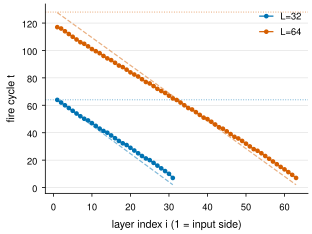

This figure's Python source:
"""Per-layer fire cycle for layerwise-freeze, vs. the wave prediction.

Regenerate: uv run --no-project --with matplotlib --with numpy python fire-times.py
"""

import csv
import json
import math
import os

from orx_figstyle import BASELINE, PALETTE, COLUMN, figure, save, use_style

RUNS = "/Users/sidvivek/.local/share/openresearch/files/augmented-lagrangian-predictive-coding/runs"
CELLS = [(32, 32, "blue"), (32, 64, "red")]
ALPHA = 1.0
C = 1.0


def tag(n, l):
    return f"fashion_relu_n{n}_l{l}_layerwise_freeze_tau0.1_tmax3L"


def load_fire_times(path):
    layers, times = [], []
    with open(path) as handle:
        reader = csv.DictReader(handle)
        for row in reader:
            layers.append(int(row["layer"]))
            times.append(float(row["mean_fire_time"]))
    return layers, times


def main():
    use_style()
    fig, ax = figure(width=COLUMN, ratio=0.75)

    any_data = False
    for n, l, color_name in CELLS:
        run_tag = tag(n, l)
        run_dir = os.path.join(RUNS, run_tag)
        fire_path = os.path.join(run_dir, "seed0", "fire_times_mean.csv")
        agg_path = os.path.join(run_dir, "aggregate.json")
        if not os.path.exists(fire_path) or not os.path.exists(agg_path):
            continue
        any_data = True

        with open(agg_path) as handle:
            agg = json.load(handle)
        eta_h = agg["state_lr"]

        layers, times = load_fire_times(fire_path)
        color = PALETTE[color_name]
        ax.plot(
            layers, times, marker="o", markersize=2.5, linewidth=0.9,
            color=color, label=f"L={l}",
        )

        t_pred = [C * (l - i) / math.sqrt(ALPHA * eta_h) for i in layers]
        ax.plot(
            layers, t_pred, linestyle="--", linewidth=0.9, color=color, alpha=0.5,
        )

        ax.axhline(2 * l, color=color, linestyle=":", linewidth=0.7, alpha=0.6, zorder=0)

    if not any_data:
        print("fire-times.py: skipping — no layerwise_freeze_tau0.1 data found for either cell")
        return

    ax.set_xlabel("layer index i (1 = input side)")
    ax.set_ylabel("fire cycle t")
    ax.legend(loc="upper right", frameon=False)

    save(
        fig,
        "/Users/sidvivek/.local/share/openresearch/files/augmented-lagrangian-predictive-coding/adaptive-budget-phase2/figures/fire-times",
    )


if __name__ == "__main__":
    main()
